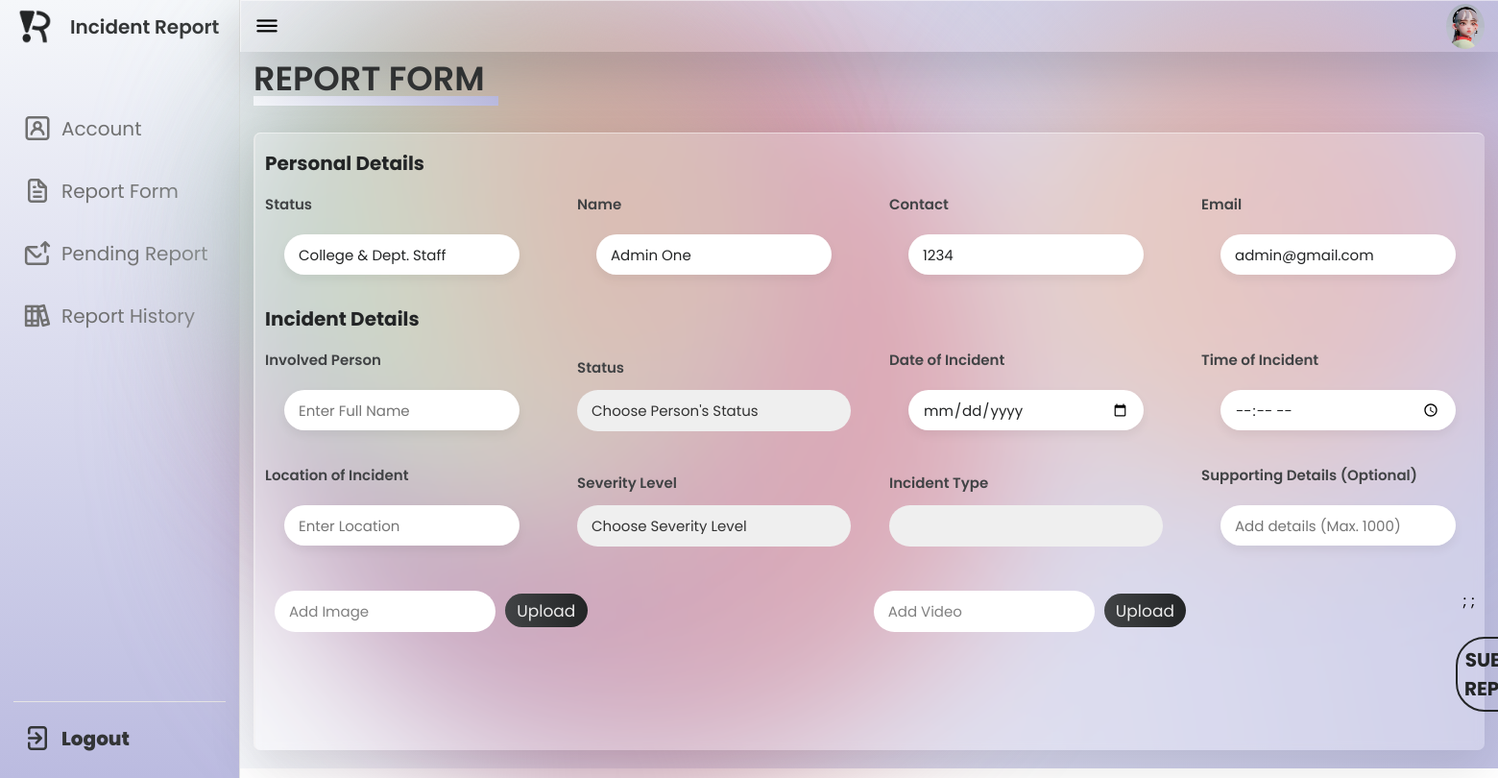
/report-form.php?email=admin@gmail.com, run on the app's committed database.
### tables this page shows
CREATE TABLE `stud_admin_rec` (
  `email` varchar(100) NOT NULL,
  `password` varchar(100) NOT NULL,
  `name` varchar(100) NOT NULL,
  `yr_sec` varchar(100) NOT NULL,
  `profession` varchar(100) NOT NULL,
  `department` varchar(100) NOT NULL,
  `contact` varchar(100) NOT NULL,
  `status` varchar(100) NOT NULL,
  `image` varchar(250) NOT NULL,
  `simage` varchar(250) NOT NULL
);

### report-form.php (the view, shortened to what this page needs)
<!DOCTYPE html>
<html lang="en">
<head>
    <link rel="stylesheet" href="report-form1.css">
    <link rel="stylesheet" href="dashboard1.css">
    <link rel="stylesheet" href="https://unicons.iconscout.com/release/v4.0.0/css/line.css">
</head>
<body>
<nav>
<div class="logo-name">
    <div class="logo-image">
       <img src="logo.png" alt="">
    </div>
    <span class="logo_name">Incident Report</span>
</div>
<?php
if (isset($_GET['email']))
{
    $email=$_GET['email'];
include ("db-connect.php");
$search="SELECT email,name,contact,status,image from stud_admin_rec where(email='$email')";
$result=mysqli_query($con,$search);
print "
        <div class='menu-items'>
            <ul class='nav-links'>
                <li><a href='profile1.php?email=$email'>
                    <i class='uil uil-user-square'></i>
                    <span class='link-name'>Account</span>
                </a></li>
                <li><a href='report-form.php?email=$email'>
                    <i class='uil uil-file-alt'></i>
                    <span class='link-name'>Report Form</span>
                </a></li>
                <li><a href='report-pending.php?email=$email'>
                    <i class='uil uil-envelope-upload'></i>
                    <span class='link-name'>Pending Report</span>
                </a></li>
                <li><a href='report-pending.php?email=$email'>
                    <i class='uil uil-books'></i>
                    <span class='link-name'>Report History</span>
                </a></li>
            </ul>
            <ul class='logout-mode'>
                <li><a href='login.php'>
                    <i class='uil uil-signout'></i>
                    <span class='link-name'>Logout</span>
                </a></li>
                <div class='mode-toggle'>
                </div>
            </li>
            </ul>
        </div>
    </nav>
    <section class='dashboard'>
    <section id='up'></section>
    <section id='down'></section>
    <section id='left'></section>
    <section id='right'></section>
    ";
    while ($rec=mysqli_fetch_array($result,MYSQLI_ASSOC))
    {
      $email=$rec['email'];
      $a=$rec['status'];
      $b=$rec['name'];
      $c=$rec['contact'];
      $pfp=$rec['image'];
      print "
      <div class='top'>
            <i class='uil uil-bars sidebar-toggle'></i>
            <img src='$pfp'>
        </div>
        <div class='dash-content'>
                <div class='title'>
                    <header>REPORT FORM<header>
                </div>
      <div class='main-form'>
			<div class='form-box'>
               <form action='report-submit.php' method='post' enctype='multipart/form-data'>
                    <div class='details personal'>
                        <span class='title1'>Personal Details</span>
                        <div class='fields'>
                        <div class='input-fields'>
								<label>Status</label>
								<input type='text' value='$a'>
							</div>
							<div class='input-fields'>
								<label>Name</label>
								<input type='text' value='$b'>
							</div>
							<div class='input-fields'>
								<label>Contact</label>
								<input type='text' value='$c'>
							</div>
							<div class='input-fields'>
								<label>Email</label>
								<input type='text' value='$email' name='txtemail' >
							</div>
                        </div>
                        ";
                    }
                    }
                    ?>
                  <div class=details personal>
                        <span class=title1>Incident Details</span>
                        <div class=fields>
							<div class=input-fields>
								<label>Involved Person</label>
								<input type=text placeholder='Enter Full Name' name='txtInvolved'>
							</div>
                            <div class=input-fields>
								<label>Status</label>
								<select id=level name="txtStatus">
									<option selected disabled>Choose Person's Status</option>
								</select>
							</div>
							<div class='input-fields'>
								<label>Date of Incident</label>
								<input type='date' placeholder='Enter Date' name='txtDate'>
							</div>
							<div class='input-fields'>
								<label>Time of Incident</label>
								<input type='time' placeholder='Enter Time' name='txtTime'>
							</div>
                            <div class='input-fields'>
								<label>Location of Incident</label>
								<input type='text' placeholder='Enter Location' name='txtLoc' >
							</div>
                            <div class='input-fields'>
								<label>Severity Level</label>
								<select name="irLevel" id="slct1" onchange="populate(this.id,'slct2')">
									<option selected disabled>Choose Severity Level</option>
								</select>
							</div>
                            <div class=input-fields>
                            <label>Incident Type</label>
                            <select name="irType" id="slct2">
                            </select>
                        </div>
							<div class='input-fields'>
								<label>Supporting Details (Optional)</label>
								<input type='text' placeholder='Add details (Max. 1000)' name='txtSdetails'>
							</div>
                            <div class='input-fields'>
                                <span id='text-img'>Add Image</span>
                                <button type='button' id='btn-img'>Upload</button>
							</div>
                            <div class='input-fields'>
                                <span id='stext-img'>Add Video</span>
                                <button type='button' id='sbtn-img'>Upload</button>
							</div>
                        ;
                        ;
                            <button name='btnSubmit' type='submit' class='submit-btn'>SUBMIT REPORT</button>
                        </div>
                    </div>
               </form>
			</div>
        </div>
    </section>
</body>
</html>

### report-form1.css (style rules this page uses)
.dash-content .title { display: flex; align-items: center; margin: 35px 0 30px 0; }
.title header { position: relative; font-size: 35px; font-weight: 600; color: #333536; }
.title header::before { content: ""; position: absolute; left: 0; bottom: -2px; height: 10px; width: 255px; background-image: linear-gradient(80deg, rgb(245, 247, 250), rgb(187, 187, 224)); }
.main-form { min-height: 50vh; display: flex; align-items: center; justify-content: center; }
.form-box { position: relative; max-width: 100%; width: 100%; border-radius: 7px; padding: 10px; background: rgba(255, 255, 255, 0.25); box-shadow: 0 20px 50px rgba(0, 0, 0, 0.10); border-top: 1px solid rgba(255, 255, 255, 0.5); border-left: 2px solid rgba(241, 239, 239, 0.5); backdrop-filter: blur(5px); }
.form-box form .details { margin-top: 5px; }
.form-box form .title1 { display: block; margin-bottom: 10px; font-size: 20px; font-weight: 700; margin: 6px 0; color: #232526; caret-color: transparent; }
.form-box form .fields { display: flex; align-items: center; justify-content: space-between; flex-wrap: wrap; }
form .fields .input-fields { display: flex; width: calc(100% / 4 - 30px); flex-direction: column; margin: 10px 0 5px 0; }
.input-fields label { font-size: 15px; font-weight: 600; color: #414345; caret-color: transparent; }
.input-fields input { outline: none; font-size: 15px; font-weight: 400; color: #232526; box-shadow: 0px 5px 10px 1px rgba(0,0,0, 0.05); outline: none; border: none; border-radius: 30px; padding: 0 15px; height: 42px; margin: 20px; }
.form-box select { appearance: none; outline: none; box-shadow: none; }
.form-box #level { margin: 12px 0; padding: 13px 15px; border: none; outline: none; border-radius: 30px; color: #333; font-size: 15px; }
.form-box #slct1 { margin: 12px 0; padding: 13px 15px; border: none; outline: none; border-radius: 30px; color: #333; font-size: 15px; }
.form-box #slct2 { margin: 12px 0; padding: 13px 15px; border: none; outline: none; border-radius: 30px; color: #333; font-size: 15px; }
.submit-btn { width: 16%; padding: 7px 7px; cursor: pointer; display: block; margin: 5px 0 30px 155vh; background: none; border: 2px solid #232526; outline: none; border-radius: 30px; color: #232526; font-size: 20px; font-weight: 700; }
.input-fields #btn-img { margin-top: -40px; margin-left: 250px; height: 35px; width: 30%; bottom: 10px; padding: 5px; color: #ebebeb; font-size: 17px; background: linear-gradient(to right, #414345, #232526); border-radius: 50px; cursor: pointer; border: none; outline: none; }
.input-fields #sbtn-img { margin-top: -40px; margin-left: 250px; height: 35px; width: 30%; bottom: 10px; padding: 5px; color: #ebebeb; font-size: 17px; background: linear-gradient(to right, #414345, #232526); border-radius: 50px; cursor: pointer; border: none; outline: none; }
#text-img { border: none; outline: none; background-color: #fff; width: 230px; margin-top: -70px; margin-left: 10px; border-radius: 30px; color: gray; font-size: 15px; padding: 10px 15px; }
#stext-img { border: none; outline: none; background-color: #fff; width: 230px; margin-top: -70px; margin-left: 10px; border-radius: 30px; color: gray; font-size: 15px; padding: 10px 15px; }

### data on the page
stud_admin_rec: image (picture), status "College & Dept. Staff", name "Admin One", contact "1234", txtemail "admin@gmail.com"
